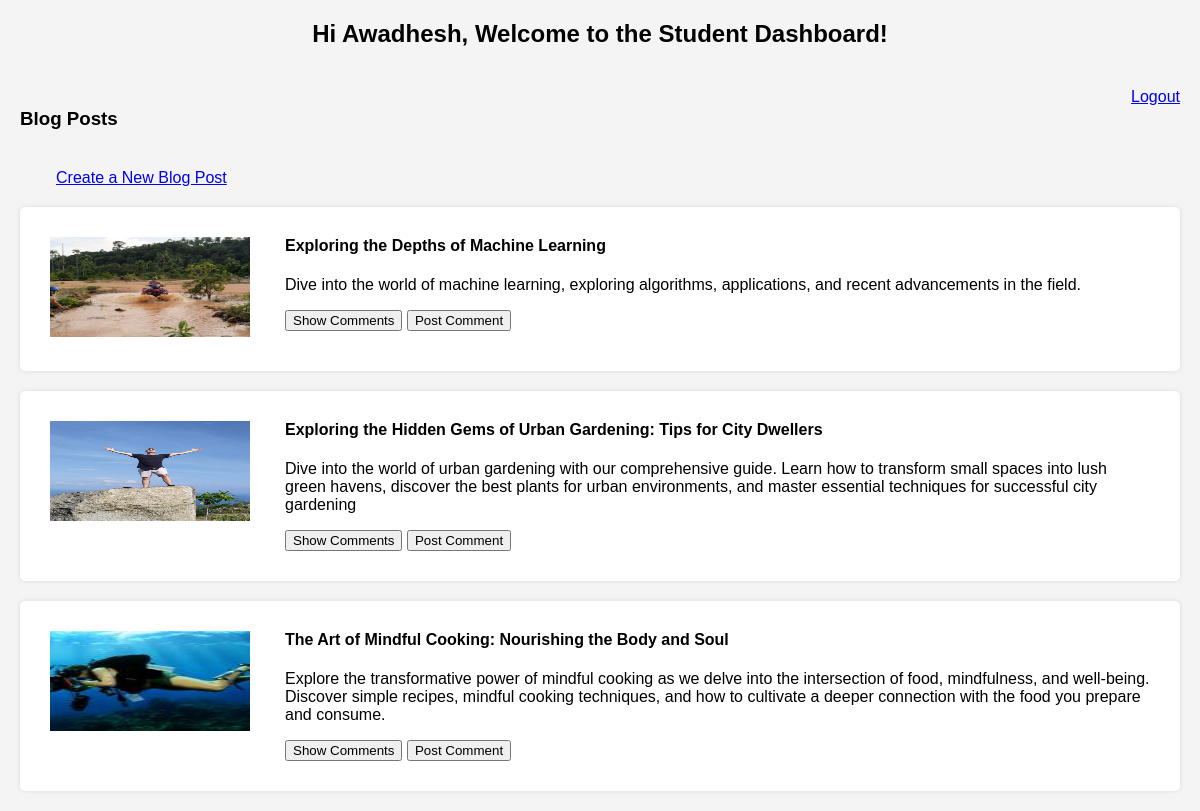
Page /dashboard.php (signed in) on the committed database.
### tables this page shows
CREATE TABLE `students` (
  `id` int(11) NOT NULL,
  `Name` varchar(255) DEFAULT NULL,
  `Email` varchar(255) DEFAULT NULL,
  `Roll_Number` varchar(20) DEFAULT NULL,
  `Password` varchar(255) DEFAULT NULL
);

CREATE TABLE `blogs` (
  `id` int(11) NOT NULL,
  `Title` varchar(255) DEFAULT NULL,
  `Description` text DEFAULT NULL,
  `Image` varchar(255) DEFAULT NULL
);

### dashboard.php (the view, shortened to what this page needs)
<?php
$servername = "localhost";
$username = "root";
$password = "";
$database = "machine_test";
$conn = new mysqli($servername, $username, $password, $database);
$sql = "SELECT * FROM blogs";
$result = $conn->query($sql);
$student_id = $_SESSION['student_id'];
$stu_sql = "SELECT name FROM students WHERE id = $student_id";
$stu_result = $conn->query($stu_sql);
if ($stu_result->num_rows > 0) {
    $stu_row = $stu_result->fetch_assoc();
    $student_name = $stu_row['name'];
} else {
    $student_name = '';
}
?>
<!DOCTYPE html>
<html lang="en">
<head>
</head>
<body>
    <h2>Hi <strong><?php echo $student_name; ?></strong>, Welcome to the Student Dashboard!</h2>
    <div class="temp">
        <h3>Blog Posts</h3>
        <a href="logout.php">Logout</a>
    </div>
    <a href="create_blog_post.php" style="margin-left: 56px;">Create a New Blog Post</a>
    <ul class="blog-posts">
        <?php
        while ($row = $result->fetch_assoc()) {
            if (isset($row["Title"]) && isset($row["Description"]) && isset($row["Image"])) {
                ?>
                <li class="blog-post">
                    <div class="blog-post-content">
                        <div class="blog-post-image">
                            <img src="<?php echo $row["Image"]; ?>" alt="Blog Post Image" class="blog-image">
                        </div>
                        <div class="blog-post-details">
                            <h4 style="margin-top:0px;"><?php echo $row["Title"]; ?></h4>
                            <p><?php echo $row["Description"]; ?></p>
                            <button class="show-comments" data-blog-id="<?php echo $row["id"]; ?>">Show Comments</button>
                            <button class="show-comment-btn" data-blog-id="<?php echo $row["id"]; ?>">Post Comment</button>
                        </div>
                    </div>
                </li>
                <?php
            } else {
                echo "<li>Invalid data for this blog post</li>";
            }
        }
        ?>
    </ul>
</body>
</html>

### dashboard.php (style rules this page uses)
body { font-family: Arial, sans-serif; background-color: #f4f4f4; margin: 0; padding: 0; }
h2 { text-align: center; margin-top: 20px; }
h3 { margin-top: 20px; }
ul { list-style-type: none; padding: 0; margin: 20px; }
li { background-color: #fff; padding: 20px; margin-bottom: 20px; border-radius: 5px; box-shadow: 0 0 5px rgba(0, 0, 0, 0.1); }
.temp { justify-content: space-between; display: flex; padding: 20px; }
.blog-post-content { display: flex; margin: 10px; }
.blog-post-details { margin-left: 35px; }
.blog-image { height: 100px; width: 200px; }

### rows in the picture
students: Name "Awadhesh"
blogs: Image (picture), Title "Exploring the Depths of Machine Learning", Description "Dive into the world of machine learning, exploring algorithms, applications, and recent advancements in the field."
blogs: Image (picture), Title "Exploring the Hidden Gems of Urban Gardening: Tips for City Dwellers", Description "Dive into the world of urban gardening with our comprehensive guide. Learn how to transform small spaces into lush green havens, discover the best plants for urban environments, and master essential techniques for successful city gardening"
blogs: Image (picture), Title "The Art of Mindful Cooking: Nourishing the Body and Soul", Description "Explore the transformative power of mindful cooking as we delve into the intersection of food, mindfulness, and well-being. Discover simple recipes, mindful cooking techniques, and how to cultivate a deeper connection with the food you prepare and consume."
